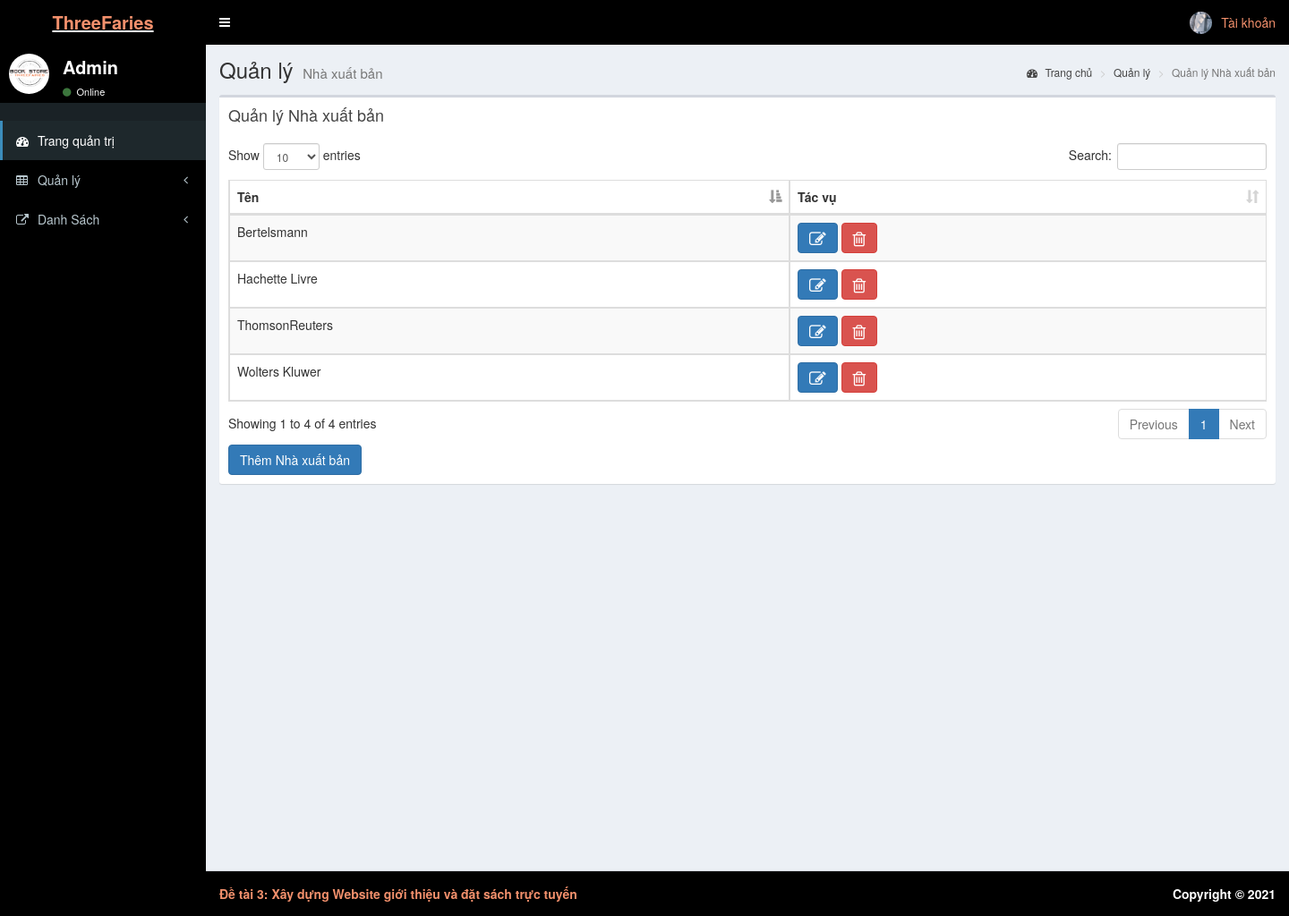
Page /admin/qlynhasx.php on the committed database.
### tables this page shows
CREATE TABLE `nhaxuatban` (
  `ID` bigint(10) NOT NULL,
  `Ten` varchar(50) NOT NULL
);

### admin/qlynhasx.php (the view, shortened to what this page needs)
<?php
 include "head.php";
?>
  <body class="hold-transition skin-blue sidebar-mini">
    <div class="wrapper">
    <?php
 include "Header.php";
?>
    <?php
 include "aside.php";
?>
      <div class="content-wrapper">
        <section class="content-header">
          <h1>
           Quản lý
            <small>Nhà xuất bản</small>
          </h1>
          <ol class="breadcrumb">
            <li><a href="index.php"><i class="fa fa-dashboard"></i> Trang chủ</a></li>
            <li><a href="#">Quản lý</a></li>
            <li class="active">Quản lý Nhà xuất bản</li>
          </ol>
        </section>
        <section class="content">
          <div class="row">
            <div class="col-xs-12">
              <div class="box">
                <div class="box-header">
                  <h3 class="box-title">Quản lý Nhà xuất bản</h3>
                </div>
                <div class="box-body">
                  <table id="example1" class="table table-bordered table-striped">
                    <thead >
                      <tr>
                        <th>Tên</th>
                        <th>Tác vụ</th>
                      </tr>
                    </thead>
                    <tbody>
                    <?php
                         require '../inc/config.php';
                         $sql="SELECT ID,Ten from nhaxuatban ";
                         $result = $conn->query($sql);
                         if ($result->num_rows > 0) {
                          while($row = $result->fetch_assoc()) {
                      ?>
                        <tr>
                        <td><?php echo $row["Ten"] ?></td>
                        <td><a class="btn btn-primary" href="suanhasx.php?id=<?php  echo $row["ID"]  ?>">
                        <i class="fa fa-edit fa-lg"<acronym title="Chỉnh sửa"></acronym></i></a>
                         <a class="btn btn-danger" onclick="return confirm('Bạn có thật sự muốn xóa không ?');" href="xoahasx.php?id=<?php  echo $row["ID"]  ?>">                   <i class="fa fa-trash-o fa-lg" <acronym title="Xóa">
                         </acronym></i></a></td>
                      </tr>
                      <?php
                          }
                        }
                       ?>
                    </tbody>
                  </table>
                  <div  style="text-align:left">
                <a class="btn btn-primary "href="themnhasx.php">
                    Thêm Nhà xuất bản</a>
                </div>
                </div>
              </div>
            </div>
          </div>
        </section>
      </div>
      <?php
      include "footer.php";
     ?>
    </div>
  </body>
</html>

### rows in the picture
nhaxuatban: Ten "ThomsonReuters"
nhaxuatban: Ten "Bertelsmann"
nhaxuatban: Ten "Wolters Kluwer"
nhaxuatban: Ten "Hachette Livre"
